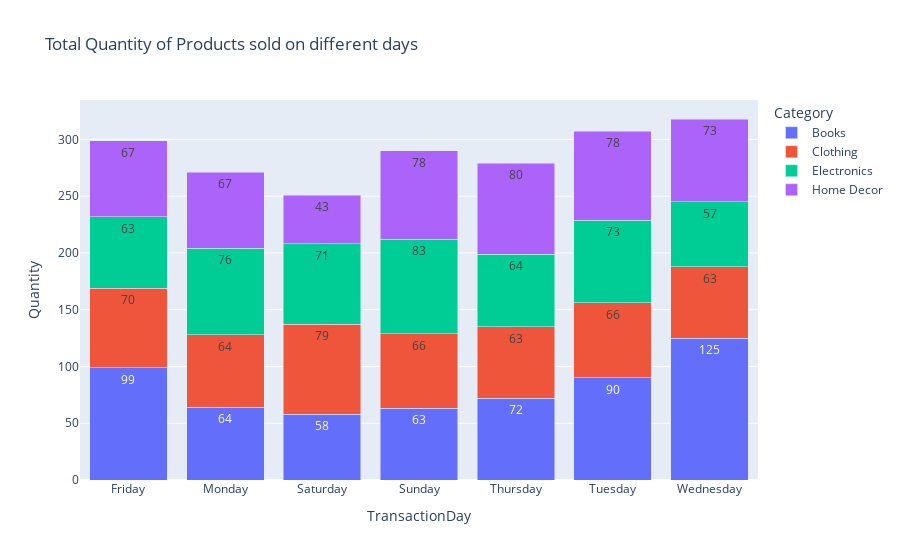

The code cell stored with this chart in its notebook:
### Markdown cell above
### Multi-Variate Analysis

### Code cell
fig = px.bar(
    data_frame=master_table.groupby(['Category','TransactionDay'])['Quantity'].sum().reset_index(), 
    x='TransactionDay', 
    y='Quantity', 
    barmode='stack',
    color='Category',
    title='Total Quantity of Products sold on different days',
    text_auto=True)

fig.show()

### Figure 1 — Plotly figure (JSON) as saved in the notebook; plotly's stock layout.template omitted (floating-point values rounded to 4 significant figures)
{"data": [{"alignmentgroup": "True", "hovertemplate": "Category=Books<br>TransactionDay=%{x}<br>Quantity=%{y}<extra></extra>", "legendgroup": "Books", "marker": {"color": "#636efa", "pattern": {"shape": ""}}, "name": "Books", "offsetgroup": "Books", "orientation": "v", "showlegend": true, "textposition": "auto", "texttemplate": "%{y}", "type": "bar", "x": ["Friday", "Monday", "Saturday", "Sunday", "Thursday", "Tuesday", "Wednesday"], "xaxis": "x", "y": [99, 64, 58, 63, 72, 90, 125], "yaxis": "y"}, {"alignmentgroup": "True", "hovertemplate": "Category=Clothing<br>TransactionDay=%{x}<br>Quantity=%{y}<extra></extra>", "legendgroup": "Clothing", "marker": {"color": "#EF553B", "pattern": {"shape": ""}}, "name": "Clothing", "offsetgroup": "Clothing", "orientation": "v", "showlegend": true, "textposition": "auto", "texttemplate": "%{y}", "type": "bar", "x": ["Friday", "Monday", "Saturday", "Sunday", "Thursday", "Tuesday", "Wednesday"], "xaxis": "x", "y": [70, 64, 79, 66, 63, 66, 63], "yaxis": "y"}, {"alignmentgroup": "True", "hovertemplate": "Category=Electronics<br>TransactionDay=%{x}<br>Quantity=%{y}<extra></extra>", "legendgroup": "Electronics", "marker": {"color": "#00cc96", "pattern": {"shape": ""}}, "name": "Electronics", "offsetgroup": "Electronics", "orientation": "v", "showlegend": true, "textposition": "auto", "texttemplate": "%{y}", "type": "bar", "x": ["Friday", "Monday", "Saturday", "Sunday", "Thursday", "Tuesday", "Wednesday"], "xaxis": "x", "y": [63, 76, 71, 83, 64, 73, 57], "yaxis": "y"}, {"alignmentgroup": "True", "hovertemplate": "Category=Home Decor<br>TransactionDay=%{x}<br>Quantity=%{y}<extra></extra>", "legendgroup": "Home Decor", "marker": {"color": "#ab63fa", "pattern": {"shape": ""}}, "name": "Home Decor", "offsetgroup": "Home Decor", "orientation": "v", "showlegend": true, "textposition": "auto", "texttemplate": "%{y}", "type": "bar", "x": ["Friday", "Monday", "Saturday", "Sunday", "Thursday", "Tuesday", "Wednesday"], "xaxis": "x", "y": [67, 67, 43, 78, 80, 78, 73], "yaxis": "y"}], "layout": {"barmode": "stack", "legend": {"title": {"text": "Category"}, "tracegroupgap": 0}, "title": {"text": "Total Quantity of Products sold on different days"}, "xaxis": {"anchor": "y", "domain": [0, 1], "title": {"text": "TransactionDay"}}, "yaxis": {"anchor": "x", "domain": [0, 1], "title": {"text": "Quantity"}}}}
